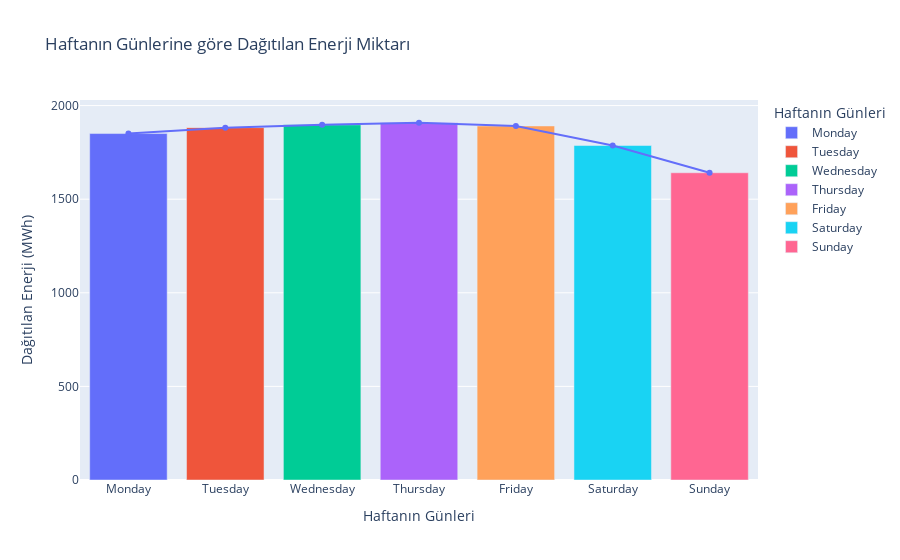

Source (notebook cell):
### Code cell
temp = df.iloc[:,[0,1,4]].groupby('Haftanın Günleri')['Dağıtılan Enerji (MWh)'].mean().reset_index()

weekdays = ['Monday', 'Tuesday', 'Wednesday', 'Thursday', 'Friday', 'Saturday', 'Sunday']
temp['Haftanın Günleri'] = pd.Categorical(temp['Haftanın Günleri'], categories=weekdays, ordered=True)

temp = temp.sort_values('Haftanın Günleri')

fig = px.bar(data_frame=temp,
            x='Haftanın Günleri', y='Dağıtılan Enerji (MWh)',
            title='Haftanın Günlerine göre Dağıtılan Enerji Miktarı',
            color='Haftanın Günleri')

fig.add_trace(px.line(data_frame=temp,
                    x='Haftanın Günleri',
                    y='Dağıtılan Enerji (MWh)',
                    markers=True).data[0])
fig.show()

### Figure 1 — Plotly figure (JSON) as saved in the notebook; plotly's stock layout.template omitted (floating-point values rounded to 4 significant figures)
{"data": [{"alignmentgroup": "True", "hovertemplate": "Haftanın Günleri=%{x}<br>Dağıtılan Enerji (MWh)=%{y}<extra></extra>", "legendgroup": "Monday", "marker": {"color": "#636efa", "pattern": {"shape": ""}}, "name": "Monday", "offsetgroup": "Monday", "orientation": "v", "showlegend": true, "textposition": "auto", "type": "bar", "x": ["Monday"], "xaxis": "x", "y": [1851.0], "yaxis": "y"}, {"alignmentgroup": "True", "hovertemplate": "Haftanın Günleri=%{x}<br>Dağıtılan Enerji (MWh)=%{y}<extra></extra>", "legendgroup": "Tuesday", "marker": {"color": "#EF553B", "pattern": {"shape": ""}}, "name": "Tuesday", "offsetgroup": "Tuesday", "orientation": "v", "showlegend": true, "textposition": "auto", "type": "bar", "x": ["Tuesday"], "xaxis": "x", "y": [1882.0], "yaxis": "y"}, {"alignmentgroup": "True", "hovertemplate": "Haftanın Günleri=%{x}<br>Dağıtılan Enerji (MWh)=%{y}<extra></extra>", "legendgroup": "Wednesday", "marker": {"color": "#00cc96", "pattern": {"shape": ""}}, "name": "Wednesday", "offsetgroup": "Wednesday", "orientation": "v", "showlegend": true, "textposition": "auto", "type": "bar", "x": ["Wednesday"], "xaxis": "x", "y": [1897.0], "yaxis": "y"}, {"alignmentgroup": "True", "hovertemplate": "Haftanın Günleri=%{x}<br>Dağıtılan Enerji (MWh)=%{y}<extra></extra>", "legendgroup": "Thursday", "marker": {"color": "#ab63fa", "pattern": {"shape": ""}}, "name": "Thursday", "offsetgroup": "Thursday", "orientation": "v", "showlegend": true, "textposition": "auto", "type": "bar", "x": ["Thursday"], "xaxis": "x", "y": [1908.0], "yaxis": "y"}, {"alignmentgroup": "True", "hovertemplate": "Haftanın Günleri=%{x}<br>Dağıtılan Enerji (MWh)=%{y}<extra></extra>", "legendgroup": "Friday", "marker": {"color": "#FFA15A", "pattern": {"shape": ""}}, "name": "Friday", "offsetgroup": "Friday", "orientation": "v", "showlegend": true, "textposition": "auto", "type": "bar", "x": ["Friday"], "xaxis": "x", "y": [1891.0], "yaxis": "y"}, {"alignmentgroup": "True", "hovertemplate": "Haftanın Günleri=%{x}<br>Dağıtılan Enerji (MWh)=%{y}<extra></extra>", "legendgroup": "Saturday", "marker": {"color": "#19d3f3", "pattern": {"shape": ""}}, "name": "Saturday", "offsetgroup": "Saturday", "orientation": "v", "showlegend": true, "textposition": "auto", "type": "bar", "x": ["Saturday"], "xaxis": "x", "y": [1787.0], "yaxis": "y"}, {"alignmentgroup": "True", "hovertemplate": "Haftanın Günleri=%{x}<br>Dağıtılan Enerji (MWh)=%{y}<extra></extra>", "legendgroup": "Sunday", "marker": {"color": "#FF6692", "pattern": {"shape": ""}}, "name": "Sunday", "offsetgroup": "Sunday", "orientation": "v", "showlegend": true, "textposition": "auto", "type": "bar", "x": ["Sunday"], "xaxis": "x", "y": [1641.0], "yaxis": "y"}, {"hovertemplate": "Haftanın Günleri=%{x}<br>Dağıtılan Enerji (MWh)=%{y}<extra></extra>", "legendgroup": "", "line": {"color": "#636efa", "dash": "solid"}, "marker": {"symbol": "circle"}, "mode": "lines+markers", "name": "", "orientation": "v", "showlegend": false, "type": "scatter", "x": ["Monday", "Tuesday", "Wednesday", "Thursday", "Friday", "Saturday", "Sunday"], "xaxis": "x", "y": [1851.0, 1882.0, 1897.0, 1908.0, 1891.0, 1787.0, 1641.0], "yaxis": "y"}], "layout": {"barmode": "relative", "legend": {"title": {"text": "Haftanın Günleri"}, "tracegroupgap": 0}, "title": {"text": "Haftanın Günlerine göre Dağıtılan Enerji Miktarı"}, "xaxis": {"anchor": "y", "categoryarray": ["Monday", "Tuesday", "Wednesday", "Thursday", "Friday", "Saturday", "Sunday"], "categoryorder": "array", "domain": [0, 1], "title": {"text": "Haftanın Günleri"}}, "yaxis": {"anchor": "x", "domain": [0, 1], "title": {"text": "Dağıtılan Enerji (MWh)"}}}}
